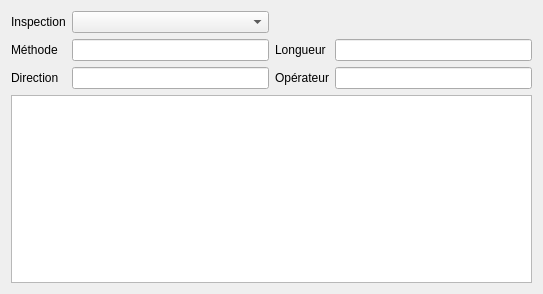
<?xml version="1.0" encoding="UTF-8"?>
<ui version="4.0">
 <class>InspectionWidget</class>
 <widget class="QWidget" name="InspectionWidget">
  <property name="geometry">
   <rect>
    <x>0</x>
    <y>0</y>
    <width>543</width>
    <height>294</height>
   </rect>
  </property>
  <property name="windowTitle">
   <string>Form</string>
  </property>
  <layout class="QGridLayout" name="gridLayout">
   <item row="2" column="1">
    <widget class="QLineEdit" name="inspectionDirEdit"/>
   </item>
   <item row="0" column="1">
    <widget class="QComboBox" name="inspectionCombo"/>
   </item>
   <item row="0" column="0">
    <widget class="QLabel" name="label_9">
     <property name="text">
      <string>Inspection</string>
     </property>
    </widget>
   </item>
   <item row="2" column="2">
    <widget class="QLabel" name="label_4">
     <property name="text">
      <string>Opérateur</string>
     </property>
    </widget>
   </item>
   <item row="1" column="0">
    <widget class="QLabel" name="label">
     <property name="text">
      <string>Méthode</string>
     </property>
    </widget>
   </item>
   <item row="1" column="1">
    <widget class="QLineEdit" name="inspMethodEdit"/>
   </item>
   <item row="1" column="2">
    <widget class="QLabel" name="label_3">
     <property name="text">
      <string>Longueur</string>
     </property>
    </widget>
   </item>
   <item row="1" column="3">
    <widget class="QLineEdit" name="inspectedLengthEdit"/>
   </item>
   <item row="2" column="0">
    <widget class="QLabel" name="label_2">
     <property name="text">
      <string>Direction</string>
     </property>
    </widget>
   </item>
   <item row="2" column="3">
    <widget class="QLineEdit" name="operatorEdit"/>
   </item>
   <item row="3" column="0" colspan="4">
    <widget class="ObservationTable" name="observationTable"/>
   </item>
  </layout>
 </widget>
 <customwidgets>
  <customwidget>
   <class>ObservationTable</class>
   <extends>QTableWidget</extends>
   <header location="global">..gui.observationtable</header>
  </customwidget>
 </customwidgets>
 <resources/>
 <connections/>
</ui>
